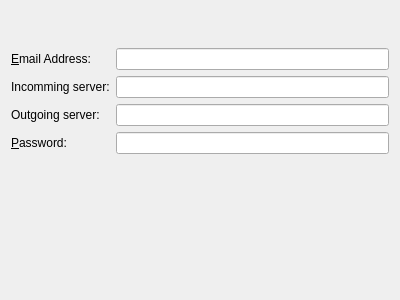
<?xml version="1.0" encoding="UTF-8"?>
<ui version="4.0">
 <class>pop3Wizard</class>
 <widget class="QWidget" name="pop3Wizard">
  <property name="geometry">
   <rect>
    <x>0</x>
    <y>0</y>
    <width>400</width>
    <height>300</height>
   </rect>
  </property>
  <layout class="QVBoxLayout" name="verticalLayout_3">
   <item>
    <spacer name="verticalSpacer">
     <property name="orientation">
      <enum>Qt::Vertical</enum>
     </property>
     <property name="sizeHint" stdset="0">
      <size>
       <width>20</width>
       <height>40</height>
      </size>
     </property>
    </spacer>
   </item>
   <item>
    <layout class="QHBoxLayout" name="horizontalLayout">
     <item>
      <layout class="QVBoxLayout" name="verticalLayout_2">
       <item>
        <widget class="QLabel" name="label">
         <property name="text">
          <string>&amp;Email Address:</string>
         </property>
         <property name="buddy">
          <cstring>emailAddress</cstring>
         </property>
        </widget>
       </item>
       <item>
        <widget class="QLabel" name="label_2">
         <property name="text">
          <string>Incomming server:</string>
         </property>
         <property name="buddy">
          <cstring>incommingAddress</cstring>
         </property>
        </widget>
       </item>
       <item>
        <widget class="QLabel" name="label_4">
         <property name="text">
          <string>Outgoing server:</string>
         </property>
         <property name="buddy">
          <cstring>outgoingAddress</cstring>
         </property>
        </widget>
       </item>
       <item>
        <widget class="QLabel" name="label_3">
         <property name="text">
          <string>&amp;Password:</string>
         </property>
         <property name="buddy">
          <cstring>password</cstring>
         </property>
        </widget>
       </item>
      </layout>
     </item>
     <item>
      <layout class="QVBoxLayout" name="verticalLayout">
       <item>
        <widget class="KLineEdit" name="emailAddress"/>
       </item>
       <item>
        <widget class="KLineEdit" name="incommingAddress"/>
       </item>
       <item>
        <widget class="KLineEdit" name="outgoingAddress">
         <property name="text">
          <string/>
         </property>
        </widget>
       </item>
       <item>
        <widget class="KLineEdit" name="password">
         <property name="passwordMode">
          <bool>true</bool>
         </property>
        </widget>
       </item>
      </layout>
     </item>
    </layout>
   </item>
   <item>
    <spacer name="verticalSpacer_2">
     <property name="orientation">
      <enum>Qt::Vertical</enum>
     </property>
     <property name="sizeHint" stdset="0">
      <size>
       <width>20</width>
       <height>138</height>
      </size>
     </property>
    </spacer>
   </item>
  </layout>
 </widget>
 <customwidgets>
  <customwidget>
   <class>KLineEdit</class>
   <extends>QLineEdit</extends>
   <header>klineedit.h</header>
  </customwidget>
 </customwidgets>
 <resources/>
 <connections/>
</ui>
